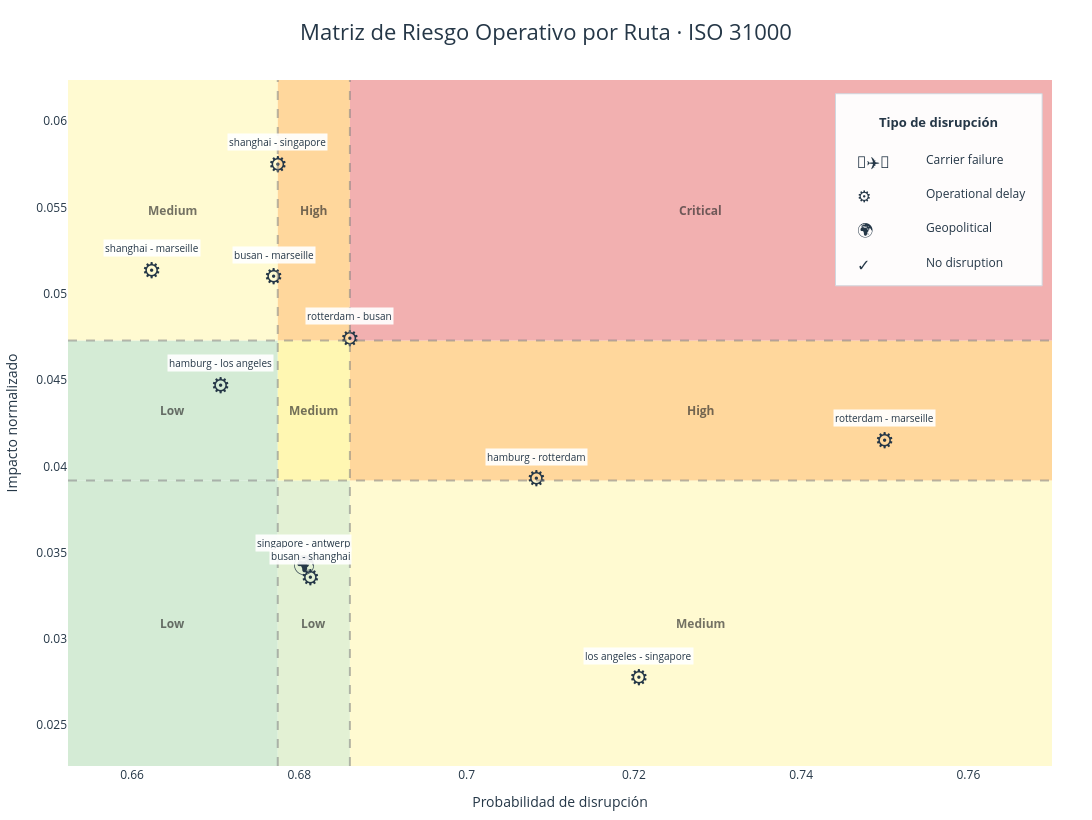

Notebook source saved alongside this figure:
### Markdown cell above
Las acciones están directamente alineadas con el nivel de riesgo y su causa principal, permitiendo decisiones específicas, medibles y priorizadas por ruta

### Code cell
import plotly.graph_objects as go
import pandas as pd

df_plot = df_risk_matrix.copy()

# ==================================================
# UMBRALES
# ==================================================
p1 = df_plot['probability'].quantile(1/3)
p2 = df_plot['probability'].quantile(2/3)
i1 = df_plot['impact_norm'].quantile(1/3)
i2 = df_plot['impact_norm'].quantile(2/3)

x_min = df_plot["probability"].min() - 0.01
x_max = df_plot["probability"].max() + 0.02
y_min = df_plot["impact_norm"].min() - 0.005
y_max = df_plot["impact_norm"].max() + 0.005

# ==================================================
# ICONOS REALES (mismos en gráfico y leyenda)
# ==================================================
ICON = {
    "carrier_failure": "🚛✈️🚢",
    "operational_delay": "⚙️",
    "geopolitical": "🌍",
    "no_disruption": "✓"
}

LABEL = {
    "carrier_failure": "Carrier failure",
    "operational_delay": "Operational delay",
    "geopolitical": "Geopolitical",
    "no_disruption": "No disruption"
}

fig = go.Figure()

# ==================================================
# FONDOS INTERMEDIOS
# ==================================================
zones = [
    (x_min,p1,y_min,i1,'#c8e6c9','Low'),
    (p1,p2,y_min,i1,'#dcedc8','Low'),
    (p2,x_max,y_min,i1,'#fff9c4','Medium'),

    (x_min,p1,i1,i2,'#c8e6c9','Low'),
    (p1,p2,i1,i2,'#fff59d','Medium'),
    (p2,x_max,i1,i2,'#ffcc80','High'),

    (x_min,p1,i2,y_max,'#fff9c4','Medium'),
    (p1,p2,i2,y_max,'#ffcc80','High'),
    (p2,x_max,i2,y_max,'#ef9a9a','Critical')
]

for x0,x1,y0,y1,color,label in zones:
    fig.add_shape(
        type="rect",
        x0=x0, x1=x1, y0=y0, y1=y1,
        fillcolor=color,
        opacity=0.78,
        line_width=0,
        layer="below"
    )

    fig.add_annotation(
        x=(x0+x1)/2,
        y=(y0+y1)/2,
        text=f"<b>{label}</b>",
        showarrow=False,
        font=dict(size=12, color="rgba(40,40,40,0.65)")
    )

# Líneas divisorias
for xv in [p1, p2]:
    fig.add_vline(x=xv, line_dash="dash", line_color="gray", opacity=0.55)

for yv in [i1, i2]:
    fig.add_hline(y=yv, line_dash="dash", line_color="gray", opacity=0.55)

# ==================================================
# ICONOS EN PUNTOS
# ==================================================
for _, row in df_plot.iterrows():
    tipo = row["disruption_type"]

    fig.add_trace(go.Scatter(
        x=[row["probability"]],
        y=[row["impact_norm"]],
        mode="text",
        text=[ICON[tipo]],
        textfont=dict(size=22),
        showlegend=False,
        hovertemplate=
            f"<b>{row['route']}</b><br>" +
            f"Tipo: {LABEL[tipo]}<br>" +
            f"Probabilidad: {row['probability']:.3f}<br>" +
            f"Impacto: {row['impact_norm']:.3f}<extra></extra>"
    ))

    fig.add_annotation(
        x=row["probability"],
        y=row["impact_norm"],
        text=row["route"],
        showarrow=False,
        yshift=24,
        font=dict(size=10, color="#253747"),
        bgcolor="rgba(255,255,255,0.92)"
    )

# ==================================================
# LEYENDA CON LOS MISMOS ICONOS
# ==================================================
# Ocultar leyenda nativa
fig.update_layout(showlegend=False)

# Caja blanca visible
fig.add_shape(
    type="rect",
    xref="paper", yref="paper",
    x0=0.78, x1=0.99,
    y0=0.70, y1=0.98,
    fillcolor="rgba(255,255,255,0.96)",
    line=dict(color="#D0D7DE", width=1),
    layer="above"
)

# Título
fig.add_annotation(
    x=0.885, y=0.955,
    xref="paper", yref="paper",
    text="<b>Tipo de disrupción</b>",
    showarrow=False,
    font=dict(size=13, color="#253747"),
    xanchor="center"
)

# Elementos
items = [
    ("🚛✈️🚢", "Carrier failure", 0.90),
    ("⚙️",     "Operational delay", 0.85),
    ("🌍",     "Geopolitical",      0.80),
    ("✓",      "No disruption",    0.75),
]

for icono, texto, y in items:
    fig.add_annotation(
        x=0.80, y=y,
        xref="paper", yref="paper",
        text=icono,
        showarrow=False,
        font=dict(size=16),
        xanchor="left"
    )

    fig.add_annotation(
        x=0.87, y=y,
        xref="paper", yref="paper",
        text=texto,
        showarrow=False,
        font=dict(size=12, color="#253747"),
        xanchor="left"
    )
# ==================================================
# LAYOUT
# ==================================================
fig.update_layout(
    title=dict(
        text="Matriz de Riesgo Operativo por Ruta · ISO 31000",
        x=0.5,
        font=dict(size=22, color="#253747")
    ),
    width=1450,
    height=820,
    plot_bgcolor="white",
    paper_bgcolor="white",
    legend_title="Tipo de disrupción",
    font=dict(size=12, color="#253747"),
    margin=dict(l=40, r=40, t=80, b=40)
)

fig.update_xaxes(
    title="Probabilidad de disrupción",
    range=[x_min, x_max],
    showgrid=False
)

fig.update_yaxes(
    title="Impacto normalizado",
    range=[y_min, y_max],
    showgrid=False
)

fig.show()
# 5. OUTPUT EJECUTIVO
df_risk_matrix[['route', 'ruta_continentes', 'risk_level_iso', 'probability', 'risk_type', 'decision']].round(3)

### Figure 1 — Plotly figure (JSON) as saved in the notebook; plotly's stock layout.template omitted (floating-point values rounded to 4 significant figures)
{"data": [{"hovertemplate": "<b>shanghai - singapore</b><br>Tipo: Operational delay<br>Probabilidad: 0.677<br>Impacto: 0.057<extra></extra>", "mode": "text", "showlegend": false, "text": ["⚙️"], "textfont": {"size": 22}, "type": "scatter", "x": [0.6774], "y": [0.05738]}, {"hovertemplate": "<b>shanghai - marseille</b><br>Tipo: Operational delay<br>Probabilidad: 0.662<br>Impacto: 0.051<extra></extra>", "mode": "text", "showlegend": false, "text": ["⚙️"], "textfont": {"size": 22}, "type": "scatter", "x": [0.6623], "y": [0.05126]}, {"hovertemplate": "<b>busan - marseille</b><br>Tipo: Operational delay<br>Probabilidad: 0.677<br>Impacto: 0.051<extra></extra>", "mode": "text", "showlegend": false, "text": ["⚙️"], "textfont": {"size": 22}, "type": "scatter", "x": [0.6769], "y": [0.05088]}, {"hovertemplate": "<b>rotterdam - marseille</b><br>Tipo: Operational delay<br>Probabilidad: 0.750<br>Impacto: 0.041<extra></extra>", "mode": "text", "showlegend": false, "text": ["⚙️"], "textfont": {"size": 22}, "type": "scatter", "x": [0.75], "y": [0.0414]}, {"hovertemplate": "<b>hamburg - rotterdam</b><br>Tipo: Operational delay<br>Probabilidad: 0.708<br>Impacto: 0.039<extra></extra>", "mode": "text", "showlegend": false, "text": ["⚙️"], "textfont": {"size": 22}, "type": "scatter", "x": [0.7083], "y": [0.03918]}, {"hovertemplate": "<b>los angeles - singapore</b><br>Tipo: Operational delay<br>Probabilidad: 0.721<br>Impacto: 0.028<extra></extra>", "mode": "text", "showlegend": false, "text": ["⚙️"], "textfont": {"size": 22}, "type": "scatter", "x": [0.7206], "y": [0.02764]}, {"hovertemplate": "<b>rotterdam - busan</b><br>Tipo: Operational delay<br>Probabilidad: 0.686<br>Impacto: 0.047<extra></extra>", "mode": "text", "showlegend": false, "text": ["⚙️"], "textfont": {"size": 22}, "type": "scatter", "x": [0.686], "y": [0.0473]}, {"hovertemplate": "<b>hamburg - los angeles</b><br>Tipo: Operational delay<br>Probabilidad: 0.671<br>Impacto: 0.045<extra></extra>", "mode": "text", "showlegend": false, "text": ["⚙️"], "textfont": {"size": 22}, "type": "scatter", "x": [0.6706], "y": [0.04458]}, {"hovertemplate": "<b>singapore - antwerp</b><br>Tipo: Geopolitical<br>Probabilidad: 0.681<br>Impacto: 0.034<extra></extra>", "mode": "text", "showlegend": false, "text": ["🌍"], "textfont": {"size": 22}, "type": "scatter", "x": [0.6806], "y": [0.03415]}, {"hovertemplate": "<b>busan - shanghai</b><br>Tipo: Operational delay<br>Probabilidad: 0.681<br>Impacto: 0.033<extra></extra>", "mode": "text", "showlegend": false, "text": ["⚙️"], "textfont": {"size": 22}, "type": "scatter", "x": [0.6813], "y": [0.03342]}], "layout": {"annotations": [{"font": {"color": "rgba(40,40,40,0.65)", "size": 12}, "showarrow": false, "text": "<b>Low</b>", "x": 0.6649, "y": 0.03091}, {"font": {"color": "rgba(40,40,40,0.65)", "size": 12}, "showarrow": false, "text": "<b>Low</b>", "x": 0.6817, "y": 0.03091}, {"font": {"color": "rgba(40,40,40,0.65)", "size": 12}, "showarrow": false, "text": "<b>Medium</b>", "x": 0.728, "y": 0.03091}, {"font": {"color": "rgba(40,40,40,0.65)", "size": 12}, "showarrow": false, "text": "<b>Low</b>", "x": 0.6649, "y": 0.04324}, {"font": {"color": "rgba(40,40,40,0.65)", "size": 12}, "showarrow": false, "text": "<b>Medium</b>", "x": 0.6817, "y": 0.04324}, {"font": {"color": "rgba(40,40,40,0.65)", "size": 12}, "showarrow": false, "text": "<b>High</b>", "x": 0.728, "y": 0.04324}, {"font": {"color": "rgba(40,40,40,0.65)", "size": 12}, "showarrow": false, "text": "<b>Medium</b>", "x": 0.6649, "y": 0.05484}, {"font": {"color": "rgba(40,40,40,0.65)", "size": 12}, "showarrow": false, "text": "<b>High</b>", "x": 0.6817, "y": 0.05484}, {"font": {"color": "rgba(40,40,40,0.65)", "size": 12}, "showarrow": false, "text": "<b>Critical</b>", "x": 0.728, "y": 0.05484}, {"bgcolor": "rgba(255,255,255,0.92)", "font": {"color": "#253747", "size": 10}, "showarrow": false, "text": "shanghai - singapore", "x": 0.6774, "y": 0.05738, "yshift": 24}, {"bgcolor": "rgba(255,255,255,0.92)", "font": {"color": "#253747", "size": 10}, "showarrow": false, "text": "shanghai - marseille", "x": 0.6623, "y": 0.05126, "yshift": 24}, {"bgcolor": "rgba(255,255,255,0.92)", "font": {"color": "#253747", "size": 10}, "showarrow": false, "text": "busan - marseille", "x": 0.6769, "y": 0.05088, "yshift": 24}, {"bgcolor": "rgba(255,255,255,0.92)", "font": {"color": "#253747", "size": 10}, "showarrow": false, "text": "rotterdam - marseille", "x": 0.75, "y": 0.0414, "yshift": 24}, {"bgcolor": "rgba(255,255,255,0.92)", "font": {"color": "#253747", "size": 10}, "showarrow": false, "text": "hamburg - rotterdam", "x": 0.7083, "y": 0.03918, "yshift": 24}, {"bgcolor": "rgba(255,255,255,0.92)", "font": {"color": "#253747", "size": 10}, "showarrow": false, "text": "los angeles - singapore", "x": 0.7206, "y": 0.02764, "yshift": 24}, {"bgcolor": "rgba(255,255,255,0.92)", "font": {"color": "#253747", "size": 10}, "showarrow": false, "text": "rotterdam - busan", "x": 0.686, "y": 0.0473, "yshift": 24}, {"bgcolor": "rgba(255,255,255,0.92)", "font": {"color": "#253747", "size": 10}, "showarrow": false, "text": "hamburg - los angeles", "x": 0.6706, "y": 0.04458, "yshift": 24}, {"bgcolor": "rgba(255,255,255,0.92)", "font": {"color": "#253747", "size": 10}, "showarrow": false, "text": "singapore - antwerp", "x": 0.6806, "y": 0.03415, "yshift": 24}, {"bgcolor": "rgba(255,255,255,0.92)", "font": {"color": "#253747", "size": 10}, "showarrow": false, "text": "busan - shanghai", "x": 0.6813, "y": 0.03342, "yshift": 24}, {"font": {"color": "#253747", "size": 13}, "showarrow": false, "text": "<b>Tipo de disrupción</b>", "x": 0.885, "xanchor": "center", "xref": "paper", "y": 0.955, "yref": "paper"}, {"font": {"size": 16}, "showarrow": false, "text": "🚛✈️🚢", "x": 0.8, "xanchor": "left", "xref": "paper", "y": 0.9, "yref": "paper"}, {"font": {"color": "#253747", "size": 12}, "showarrow": false, "text": "Carrier failure", "x": 0.87, "xanchor": "left", "xref": "paper", "y": 0.9, "yref": "paper"}, {"font": {"size": 16}, "showarrow": false, "text": "⚙️", "x": 0.8, "xanchor": "left", "xref": "paper", "y": 0.85, "yref": "paper"}, {"font": {"color": "#253747", "size": 12}, "showarrow": false, "text": "Operational delay", "x": 0.87, "xanchor": "left", "xref": "paper", "y": 0.85, "yref": "paper"}, {"font": {"size": 16}, "showarrow": false, "text": "🌍", "x": 0.8, "xanchor": "left", "xref": "paper", "y": 0.8, "yref": "paper"}, {"font": {"color": "#253747", "size": 12}, "showarrow": false, "text": "Geopolitical", "x": 0.87, "xanchor": "left", "xref": "paper", "y": 0.8, "yref": "paper"}, {"font": {"size": 16}, "showarrow": false, "text": "✓", "x": 0.8, "xanchor": "left", "xref": "paper", "y": 0.75, "yref": "paper"}, {"font": {"color": "#253747", "size": 12}, "showarrow": false, "text": "No disruption", "x": 0.87, "xanchor": "left", "xref": "paper", "y": 0.75, "yref": "paper"}], "font": {"color": "#253747", "size": 12}, "height": 820, "legend": {"title": {"text": "Tipo de disrupción"}}, "margin": {"b": 40, "l": 40, "r": 40, "t": 80}, "paper_bgcolor": "white", "plot_bgcolor": "white", "shapes": [{"fillcolor": "#c8e6c9", "layer": "below", "line": {"width": 0}, "opacity": 0.78, "type": "rect", "x0": 0.6523, "x1": 0.6774, "y0": 0.02264, "y1": 0.03918}, {"fillcolor": "#dcedc8", "layer": "below", "line": {"width": 0}, "opacity": 0.78, "type": "rect", "x0": 0.6774, "x1": 0.686, "y0": 0.02264, "y1": 0.03918}, {"fillcolor": "#fff9c4", "layer": "below", "line": {"width": 0}, "opacity": 0.78, "type": "rect", "x0": 0.686, "x1": 0.77, "y0": 0.02264, "y1": 0.03918}, {"fillcolor": "#c8e6c9", "layer": "below", "line": {"width": 0}, "opacity": 0.78, "type": "rect", "x0": 0.6523, "x1": 0.6774, "y0": 0.03918, "y1": 0.0473}, {"fillcolor": "#fff59d", "layer": "below", "line": {"width": 0}, "opacity": 0.78, "type": "rect", "x0": 0.6774, "x1": 0.686, "y0": 0.03918, "y1": 0.0473}, {"fillcolor": "#ffcc80", "layer": "below", "line": {"width": 0}, "opacity": 0.78, "type": "rect", "x0": 0.686, "x1": 0.77, "y0": 0.03918, "y1": 0.0473}, {"fillcolor": "#fff9c4", "layer": "below", "line": {"width": 0}, "opacity": 0.78, "type": "rect", "x0": 0.6523, "x1": 0.6774, "y0": 0.0473, "y1": 0.06238}, {"fillcolor": "#ffcc80", "layer": "below", "line": {"width": 0}, "opacity": 0.78, "type": "rect", "x0": 0.6774, "x1": 0.686, "y0": 0.0473, "y1": 0.06238}, {"fillcolor": "#ef9a9a", "layer": "below", "line": {"width": 0}, "opacity": 0.78, "type": "rect", "x0": 0.686, "x1": 0.77, "y0": 0.0473, "y1": 0.06238}, {"line": {"color": "gray", "dash": "dash"}, "opacity": 0.55, "type": "line", "x0": 0.6774, "x1": 0.6774, "xref": "x", "y0": 0, "y1": 1, "yref": "y domain"}, {"line": {"color": "gray", "dash": "dash"}, "opacity": 0.55, "type": "line", "x0": 0.686, "x1": 0.686, "xref": "x", "y0": 0, "y1": 1, "yref": "y domain"}, {"line": {"color": "gray", "dash": "dash"}, "opacity": 0.55, "type": "line", "x0": 0, "x1": 1, "xref": "x domain", "y0": 0.03918, "y1": 0.03918, "yref": "y"}, {"line": {"color": "gray", "dash": "dash"}, "opacity": 0.55, "type": "line", "x0": 0, "x1": 1, "xref": "x domain", "y0": 0.0473, "y1": 0.0473, "yref": "y"}, {"fillcolor": "rgba(255,255,255,0.96)", "layer": "above", "line": {"color": "#D0D7DE", "width": 1}, "type": "rect", "x0": 0.78, "x1": 0.99, "xref": "paper", "y0": 0.7, "y1": 0.98, "yref": "paper"}], "showlegend": false, "title": {"font": {"color": "#253747", "size": 22}, "text": "Matriz de Riesgo Operativo por Ruta · ISO 31000", "x": 0.5}, "width": 1450, "xaxis": {"range": [0.6523, 0.77], "showgrid": false, "title": {"text": "Probabilidad de disrupción"}}, "yaxis": {"range": [0.02264, 0.06238], "showgrid": false, "title": {"text": "Impacto normalizado"}}}}
